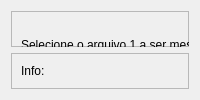
            <widget class="QWidget" name="page_5">
             <layout class="QVBoxLayout" name="verticalLayout_19">
              <item>
               <widget class="QFrame" name="frame_25">
                <property name="styleSheet">
                 <string notr="true">QLineEdit{
	
	background-color: rgb(255, 255, 255);
}</string>
                </property>
                <property name="frameShape">
                 <enum>QFrame::StyledPanel</enum>
                </property>
                <property name="frameShadow">
                 <enum>QFrame::Raised</enum>
                </property>
                <widget class="QPushButton" name="merge">
                 <property name="geometry">
                  <rect>
                   <x>250</x>
                   <y>150</y>
                   <width>281</width>
                   <height>41</height>
                  </rect>
                 </property>
                 <property name="sizePolicy">
                  <sizepolicy hsizetype="Preferred" vsizetype="Preferred">
                   <horstretch>0</horstretch>
                   <verstretch>0</verstretch>
                  </sizepolicy>
                 </property>
                 <property name="styleSheet">
                  <string notr="true">QPushButton:hover{
	
	background-color: rgb(255, 255, 255);
	color: rgb(0, 0, 0);
	border-radius: 15px;

}

QPushButton{
	
	
	background-color: rgb(0, 0, 0);
	color: rgb(200, 200, 200);
}</string>
                 </property>
                 <property name="text">
                  <string>Mesclar</string>
                 </property>
                </widget>
                <widget class="QWidget" name="layoutWidget">
                 <property name="geometry">
                  <rect>
                   <x>10</x>
                   <y>21</y>
                   <width>701</width>
                   <height>128</height>
                  </rect>
                 </property>
                 <layout class="QGridLayout" name="gridLayout_9">
                  <item row="0" column="3">
                   <widget class="QPushButton" name="selecionarjuncao1">
                    <property name="minimumSize">
                     <size>
                      <width>80</width>
                      <height>25</height>
                     </size>
                    </property>
                    <property name="styleSheet">
                     <string notr="true">QPushButton:hover{
	
	background-color: rgb(255, 255, 255);
	color: rgb(0, 0, 0);

}

QPushButton{
	
	
	background-color: rgb(0, 0, 0);
	color: rgb(200, 200, 200);
}</string>
                    </property>
                    <property name="text">
                     <string>Selecionar</string>
                    </property>
                   </widget>
                  </item>
                  <item row="1" column="3">
                   <widget class="QPushButton" name="selecionarjuncao2">
                    <property name="minimumSize">
                     <size>
                      <width>80</width>
                      <height>25</height>
                     </size>
                    </property>
                    <property name="styleSheet">
                     <string notr="true">QPushButton:hover{
	
	background-color: rgb(255, 255, 255);
	color: rgb(0, 0, 0);

}

QPushButton{
	
	
	background-color: rgb(0, 0, 0);
	color: rgb(200, 200, 200);
}</string>
                    </property>
                    <property name="text">
                     <string>Selecionar</string>
                    </property>
                   </widget>
                  </item>
                  <item row="2" column="0" colspan="2">
                   <widget class="QLabel" name="label_26">
                    <property name="text">
                     <string>Selecione o local que o arquivo será salvo</string>
                    </property>
                   </widget>
                  </item>
                  <item row="2" column="2">
                   <widget class="QLineEdit" name="caminhojuncao3">
                    <property name="placeholderText">
                     <string>C:/Users/Usuário/Desktop/final.mp4</string>
                    </property>
                   </widget>
                  </item>
                  <item row="2" column="3">
                   <widget class="QPushButton" name="selecionarjuncao3">
                    <property name="minimumSize">
                     <size>
                      <width>80</width>
                      <height>25</height>
                     </size>
                    </property>
                    <property name="styleSheet">
                     <string notr="true">QPushButton:hover{
	
	background-color: rgb(255, 255, 255);
	color: rgb(0, 0, 0);

}

QPushButton{
	
	
	background-color: rgb(0, 0, 0);
	color: rgb(200, 200, 200);
}</string>
                    </property>
                    <property name="text">
                     <string>Selecionar</string>
                    </property>
                   </widget>
                  </item>
                  <item row="3" column="0" colspan="4">
                   <widget class="QLabel" name="label_28">
                    <property name="text">
                     <string>Nota: Digite a extensão do arquivo final, ou seja, o que será salvo após a junção como no exemplo final.mp4</string>
                    </property>
                    <property name="wordWrap">
                     <bool>true</bool>
                    </property>
                   </widget>
                  </item>
                  <item row="0" column="2">
                   <widget class="QLineEdit" name="caminhojuncao1">
                    <property name="placeholderText">
                     <string>C:/Users/Usuário/Desktop/video.mp4</string>
                    </property>
                   </widget>
                  </item>
                  <item row="0" column="0" colspan="2">
                   <widget class="QLabel" name="label_25">
                    <property name="text">
                     <string>Selecione o arquivo 1 a ser mesclado</string>
                    </property>
                   </widget>
                  </item>
                  <item row="1" column="2">
                   <widget class="QLineEdit" name="caminhojuncao2">
                    <property name="placeholderText">
                     <string>C:/Users/Usuário/Desktop/audio.mp3</string>
                    </property>
                   </widget>
                  </item>
                  <item row="1" column="0" colspan="2">
                   <widget class="QLabel" name="label_7">
                    <property name="text">
                     <string>Selecione o arquivo 2 a ser mesclado </string>
                    </property>
                   </widget>
                  </item>
                 </layout>
                </widget>
               </widget>
              </item>
              <item>
               <widget class="QFrame" name="frame_24">
                <property name="frameShape">
                 <enum>QFrame::StyledPanel</enum>
                </property>
                <property name="frameShadow">
                 <enum>QFrame::Raised</enum>
                </property>
                <layout class="QVBoxLayout" name="verticalLayout_18">
                 <item>
                  <widget class="QLabel" name="infojuncao">
                   <property name="text">
                    <string>Info:</string>
                   </property>
                  </widget>
                 </item>
                </layout>
               </widget>
              </item>
             </layout>
            </widget>
